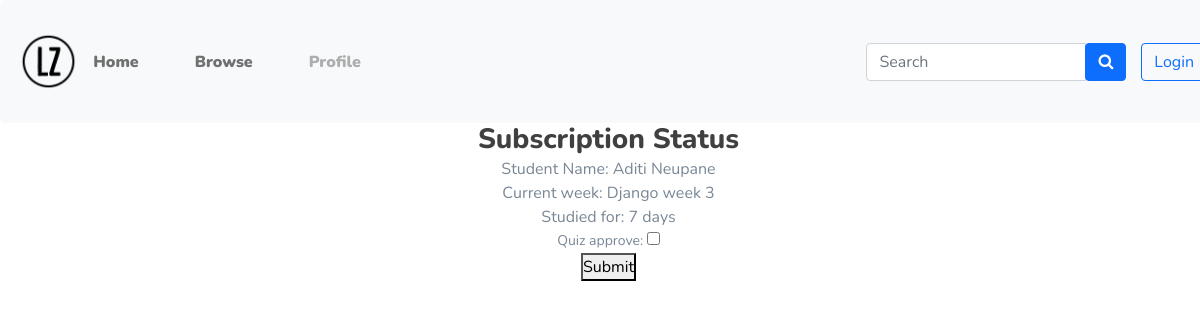
Before: /course/1/3/ with the older database file.
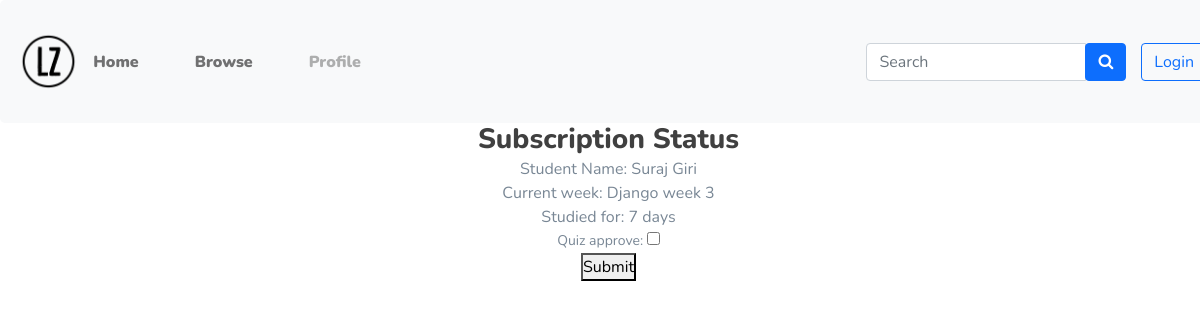
After: the same page with the newer database file.
### main/models.py (models this page shows, shortened)
class Subscription(models.Model):
    course = models.ForeignKey(Course, on_delete=models.CASCADE)
    student = models.ForeignKey(Student, on_delete=models.CASCADE)
    subscribed_on = models.DateField(auto_now_add=True)
    completed = models.BooleanField(default=False)
    flag = models.BooleanField(auto_created=True,default=True)
    quiz_approve = models.BooleanField(auto_created=False, default=False)
    progress = models.ForeignKey(Week, on_delete=models.CASCADE)
    quiz_marks = models.FloatField(default=0)
    week_begin = models.DateField(auto_now_add=True, null=True)
    complete_date = models.DateField(null=True, blank=True)
    quiz_count = models.IntegerField(default=0)
    def week_duration(self):
        diff = datetime.date.today()-datetime.date(year=self.week_begin.year, month=self.week_begin.month, day=self.week_begin.day)
        return diff.days
    def __str__(self):
        return self.course.name + " by " + self.student.user.username

class Student(models.Model):
    user = models.OneToOneField(User, on_delete=models.CASCADE)
    photo = models.FileField(null=True)
    address = models.CharField(max_length=100, blank=True)
    phone = models.CharField(null=True, max_length=20, blank=True)
    bio = models.CharField(null=True, max_length=100, blank=True)

class User(AbstractUser):
  USER_TYPE_CHOICES = (
      (1, 'student'),
      (2, 'teacher'),
      (3, 'admin'),
  )
  user_type = models.PositiveSmallIntegerField(choices=USER_TYPE_CHOICES, default=3)

class Week(models.Model):
    course = models.ForeignKey(Course, on_delete=models.CASCADE)
    week_no = models.IntegerField()
    title = models.CharField(max_length=100, default="title")
    description = models.TextField(max_length=1000, null=True, blank=True)
    instructions = models.TextField(max_length=1000, null=True, blank=True)
    final = models.BooleanField(default=False)
    difficulty = models.IntegerField(default=1)
    def __str__(self):
        return self.course.name + " week " + str(self.week_no)

class Course(models.Model):
    name = models.CharField(max_length=100)
    uploaded_by = models.ForeignKey(Teacher, on_delete=models.CASCADE)
    description = models.TextField(max_length=1000)
    category = models.ForeignKey(Categories, on_delete=models.SET_NULL, null=True)
    price = models.FloatField(default=0.0)
    approved = models.BooleanField(default=False)
    approval_message = models.CharField(max_length=200, null=True, blank=True)

### main/views.py (the view)
# urls.py: path('course/<int:course_id>/<int:user_id>/', views.quiz_approve, name='quiz_approve'),
def quiz_approve(request, course_id, user_id):
    user=models.User.objects.get(id=user_id)
    s = models.Subscription.objects.get(course__id=course_id, student=user.student)
    print(s)
    if request.method=="GET":
        context = {
            'subscription': s,
            'form': forms.AllowQuizForm(instance=s)
        }
        return render(request, 'teacher/quiz_approve.html', context)
    if request.method=='POST':
        f = forms.AllowQuizForm(request.POST, instance=s)
        f.save()
        murl = reverse('course_details', kwargs={'id':course_id})
        return HttpResponse("Successfully updated. Go <a href="+murl+">back</a>")

### main/forms.py
class AllowQuizForm(forms.ModelForm):
    class Meta:
        model = models.Subscription
        fields = ['quiz_approve',]

### main/templates/teacher/quiz_approve.html (shortened to what this page needs)
{% extends '../base.html'%}
{% block content %}
<div class="container text-center">
<h3>Subscription Status</h3>
Student Name: {{subscription.student.user.first_name}} {{subscription.student.user.last_name}}<br>
Current week: {{subscription.progress}}<br>
Studied for: {{subscription.week_duration}} days<br>
<form method="POST">
    {{form.as_p}}
    <button type="submit">Submit</button>
</form>
</div>
{% endblock %}

Changed rows visible on the page:
changed through a linked row, Subscription "Django week 3": student.user.first_name "Aditi" → "Suraj"; student.user.last_name "Neupane" → "Giri"
